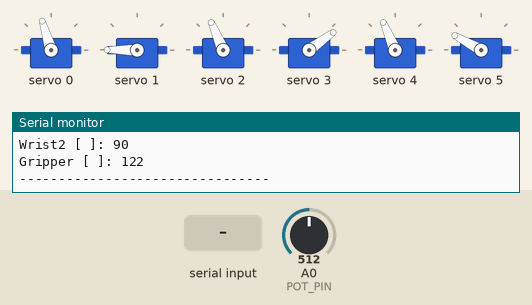
Simulated run of this sketch. Board: Arduino Uno, built with avr-gcc and run on an emulated ATmega328P. Parts: 6 × servo, the last lines printed to the serial monitor. Inputs (shaded band) come from the test bench; at power-on: A0 (POT_PIN) = 512.

Above: at 3.5 s.
3.6 s: A0 (POT_PIN) set to 716
At 4.8 s:
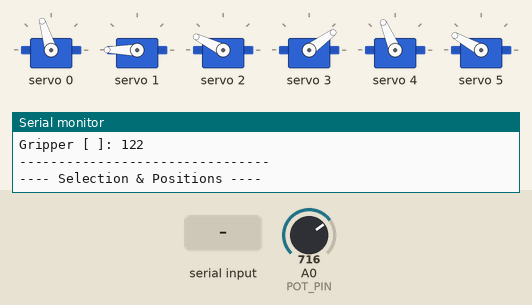
5.8 s: "1" received over Serial
At 7.8 s:
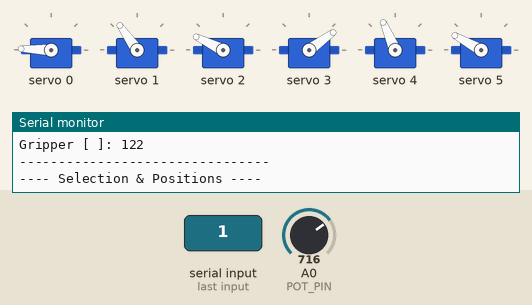
8.8 s: A0 (POT_PIN) set to 900
At 9.9 s:
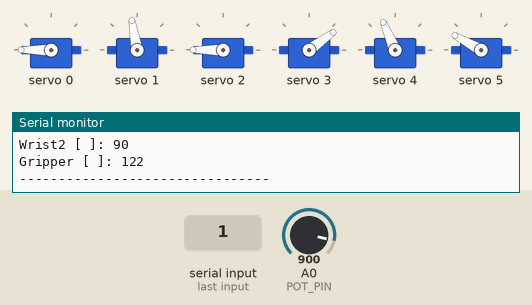
10.7 s: "3" received over Serial
At 11.5 s:
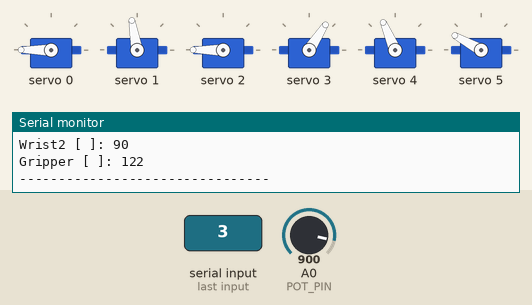
12.5 s: A0 (POT_PIN) set to 306
At 15.3 s:
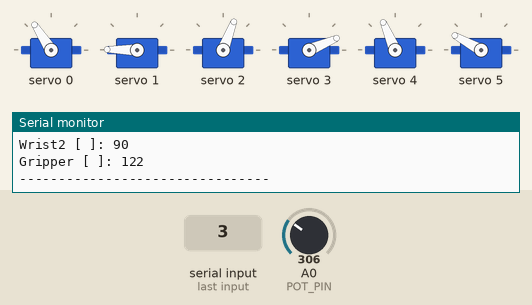
15.5 s: "4" received over Serial
At 16.9 s:
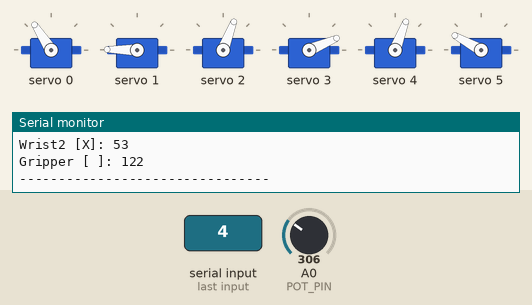
Timing chart, 0 to 18.5 s (numbered marks = the images above; inputs shaded):
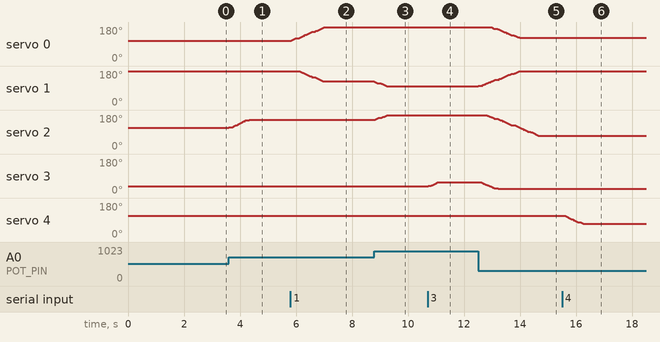

The sketch:

single_pot_multi_joint_v3.ino
```cpp
/******************************************************************************
  Single-Potentiometer MULTI-Joint Control (PCA9685) -- v3
  Now with POT CALIBRATION to fix "never quite reaches max" precision issues,
  and corrected gripper range.

  Wiring:
    Pot outer leg 1 -> Arduino 5V
    Pot outer leg 2 -> Arduino GND
    Pot wiper (middle) -> Arduino A0

  FIRST-TIME SETUP -- calibrate the pot before normal use:
    1. Send 'c' to start calibration.
    2. Slowly turn the pot through its ENTIRE physical range, end to end,
       a couple of times (takes ~5 seconds -- code is recording the real
       min/max raw values it sees).
    3. Send 'c' again to stop and lock in calibration.
    This fixes pots that never quite reach a true 0 or 1023 raw value,
    which was causing wrist1 to cap at "49" instead of its real max.

  SAFETY FEATURES (kept from earlier sketches):
  - Each selected joint eases 1 degree per loop cycle toward the pot's
    mapped target -- no instant jumps.
  - CAUTION: moving multiple servos at once multiplies current draw.
    Select 1-2 joints at a time until power supply is confirmed stable.
  - Selecting a new joint latches its target to its current position first,
    avoiding a jump until the pot sweeps back through that spot.

  Channel assignment:
    Channel 0 = Shoulder L (MG995)      Channel 1 = Shoulder R (DS3218)
    Channel 2 = Elbow                    Channel 3 = Wrist 1
    Channel 4 = Wrist 2                  Channel 5 = Gripper

  Serial commands:
    1-5 = toggle Shoulder/Elbow/Wrist1/Wrist2/Gripper
    a = select all   n = select none   ? = status
    c = start/stop pot calibration

  UPDATED LIMITS:
    Gripper corrected to 65-180 degrees (was mistakenly 0-65).
    Wrist1 still 0-50 -- TELL ME the real max once you've found it with
    a calibrated pot (or the earlier 5-degree serial step test), and I'll
    update WRIST1_MAX to match.
******************************************************************************/

#include <Wire.h>
#include <Adafruit_PWMServoDriver.h>

Adafruit_PWMServoDriver pca = Adafruit_PWMServoDriver(0x40);

#define SERVOMIN 125
#define SERVOMAX 575
#define SERVO_FREQ 50

const int POT_PIN = A0;

// ---- Channel assignment ----
const int CH_SHOULDER_L = 0;
const int CH_SHOULDER_R = 1;
const int CH_ELBOW      = 2;
const int CH_WRIST1     = 3;
const int CH_WRIST2     = 4;
const int CH_GRIPPER    = 5;

// ---- Shoulder calibration ----
const int L_CENTER = 85;
const int R_CENTER = 160;
int SHOULDER_DELTA_MIN = -20;
int SHOULDER_DELTA_MAX = 95;

// ---- Other joint centers ----
const int elbow_center    = 90;
const int wrist1_center   = 25;
const int wrist2_center   = 90;
const int gripper_center  = 122; // midpoint of corrected 65-180 range

// ---- Other joint limits ----
const int ELBOW_MIN    = 0,   ELBOW_MAX    = 180; // not yet tested
const int WRIST1_MIN   = 0,   WRIST1_MAX   = 50;  // tell me the real max once confirmed
const int WRIST2_MIN   = 0,   WRIST2_MAX   = 180; // not yet tested
const int GRIPPER_MIN  = 65,  GRIPPER_MAX  = 180; // CORRECTED

const int SLEW_DELAY_MS = 15;

// ---- Pot calibration ----
int potRawMin = 0;
int potRawMax = 1023;
bool calibrating = false;

// ---- Joint indices ----
enum Joint { SHOULDER = 0, ELBOW, WRIST1, WRIST2, GRIPPER, NUM_JOINTS };
const char* jointNames[NUM_JOINTS] = {"Shoulder", "Elbow", "Wrist1", "Wrist2", "Gripper"};

bool selected[NUM_JOINTS] = {false, true, false, false, false};

int currentPos[NUM_JOINTS] = {0, elbow_center, wrist1_center, wrist2_center, gripper_center};
int targetPos[NUM_JOINTS]  = {0, elbow_center, wrist1_center, wrist2_center, gripper_center};

unsigned long lastPrint = 0;

int degToPulse(int deg) {
  return map(deg, 0, 180, SERVOMIN, SERVOMAX);
}

void writeShoulder(int delta) {
  int lPos = constrain(L_CENTER + delta, 0, 180);
  int rPos = constrain(R_CENTER - delta, 0, 180);
  pca.setPWM(CH_SHOULDER_L, 0, degToPulse(lPos));
  pca.setPWM(CH_SHOULDER_R, 0, degToPulse(rPos));
}

void writeJoint(int joint, int pos) {
  switch (joint) {
    case SHOULDER: writeShoulder(pos); break;
    case ELBOW:    pca.setPWM(CH_ELBOW,   0, degToPulse(pos)); break;
    case WRIST1:   pca.setPWM(CH_WRIST1,  0, degToPulse(pos)); break;
    case WRIST2:   pca.setPWM(CH_WRIST2,  0, degToPulse(pos)); break;
    case GRIPPER:  pca.setPWM(CH_GRIPPER, 0, degToPulse(pos)); break;
  }
}

void getJointRange(int joint, int &lo, int &hi) {
  switch (joint) {
    case SHOULDER: lo = SHOULDER_DELTA_MIN; hi = SHOULDER_DELTA_MAX; break;
    case ELBOW:    lo = ELBOW_MIN;   hi = ELBOW_MAX;   break;
    case WRIST1:   lo = WRIST1_MIN;  hi = WRIST1_MAX;  break;
    case WRIST2:   lo = WRIST2_MIN;  hi = WRIST2_MAX;  break;
    case GRIPPER:  lo = GRIPPER_MIN; hi = GRIPPER_MAX; break;
  }
}

void toggleJoint(int joint) {
  selected[joint] = !selected[joint];
  if (selected[joint]) {
    targetPos[joint] = currentPos[joint];
  }
  Serial.print(">> ");
  Serial.print(jointNames[joint]);
  Serial.println(selected[joint] ? " added to selection" : " removed from selection");
}

void setup() {
  Serial.begin(9600);
  delay(500);

  Wire.begin();
  pca.begin();
  pca.setPWMFreq(SERVO_FREQ);
  delay(10);

  for (int j = 0; j < NUM_JOINTS; j++) {
    writeJoint(j, currentPos[j]);
    delay(300);
  }

  printMenu();
  printStatus();
}

void loop() {
  if (Serial.available() > 0) {
    char cmd = Serial.read();
    switch (cmd) {
      case '1': toggleJoint(SHOULDER); break;
      case '2': toggleJoint(ELBOW);    break;
      case '3': toggleJoint(WRIST1);   break;
      case '4': toggleJoint(WRIST2);   break;
      case '5': toggleJoint(GRIPPER);  break;

      case 'a':
        for (int j = 0; j < NUM_JOINTS; j++) {
          selected[j] = true;
          targetPos[j] = currentPos[j];
        }
        Serial.println(">> All joints selected");
        break;

      case 'n':
        for (int j = 0; j < NUM_JOINTS; j++) selected[j] = false;
        Serial.println(">> Selection cleared");
        break;

      case 'c':
        calibrating = !calibrating;
        if (calibrating) {
          potRawMin = 1023;
          potRawMax = 0;
          Serial.println(">> CALIBRATION STARTED -- slowly turn pot through its full range");
        } else {
          Serial.print(">> CALIBRATION LOCKED. Raw min=");
          Serial.print(potRawMin);
          Serial.print(" max=");
          Serial.println(potRawMax);
        }
        break;

      case '?': printStatus(); break;
      default: break;
    }
  }

  int rawPot = analogRead(POT_PIN);

  if (calibrating) {
    if (rawPot < potRawMin) potRawMin = rawPot;
    if (rawPot > potRawMax) potRawMax = rawPot;
    if (millis() - lastPrint > 300) {
      Serial.print("Calibrating... raw=");
      Serial.print(rawPot);
      Serial.print("  seen min=");
      Serial.print(potRawMin);
      Serial.print("  seen max=");
      Serial.println(potRawMax);
      lastPrint = millis();
    }
    return; // don't move servos while calibrating
  }

  int potValue = constrain(map(rawPot, potRawMin, potRawMax, 0, 1023), 0, 1023);
  bool anyMoved = false;

  for (int j = 0; j < NUM_JOINTS; j++) {
    if (!selected[j]) continue;

    int lo, hi;
    getJointRange(j, lo, hi);
    targetPos[j] = map(potValue, 0, 1023, lo, hi);

    if (currentPos[j] < targetPos[j]) {
      currentPos[j]++;
      writeJoint(j, currentPos[j]);
      anyMoved = true;
    } else if (currentPos[j] > targetPos[j]) {
      currentPos[j]--;
      writeJoint(j, currentPos[j]);
      anyMoved = true;
    }
  }

  if (anyMoved) delay(SLEW_DELAY_MS);

  if (millis() - lastPrint > 500) {
    printStatus();
    lastPrint = millis();
  }
}

void printStatus() {
  Serial.println("---- Selection & Positions ----");
  for (int j = 0; j < NUM_JOINTS; j++) {
    Serial.print(jointNames[j]);
    Serial.print(" [");
    Serial.print(selected[j] ? "X" : " ");
    Serial.print("]: ");
    Serial.println(currentPos[j]);
  }
  Serial.println("--------------------------------");
}

void printMenu() {
  Serial.println("=== Single-Pot Multi-Joint Control v3 ===");
  Serial.println("1-5 = toggle Shoulder/Elbow/Wrist1/Wrist2/Gripper");
  Serial.println("a = select all   n = select none   ? = status");
  Serial.println("c = start/stop pot calibration (do this first!)");
  Serial.println("CAUTION: multiple simultaneous servos = higher current draw.");
}
```

Measured:
- after the input at 3.6 s, servo 2: moves from 113° to 154° over 0.73 s, starting at once
- after the input at 5.8 s, servo 0: moves from 107° to 178° over 1.2 s, starting at once; servo 1: moves from 180° to 125° over 0.87 s, starting after 0.31 s
- after the input at 8.8 s, servo 0: 178° → 180° at once; servo 1: moves from 125° to 100° over 0.45 s, starting at once; servo 2: moves from 154° to 180° over 0.46 s, starting at once
- after the input at 10.7 s, servo 3: moves from 36° to 57° over 0.37 s, starting at once
- after the input at 12.5 s, servo 0: moves from 180° to 123° over 1.0 s, starting after 0.45 s; servo 1: moves from 100° to 179° over 1.5 s, starting at once; servo 2: moves from 180° to 69° over 1.9 s, starting after 0.30 s; servo 3: moves from 57° to 23° over 0.72 s, starting at once
- after the input at 15.5 s, servo 4: moves from 113° to 69° over 0.68 s, starting after 0.10 s
